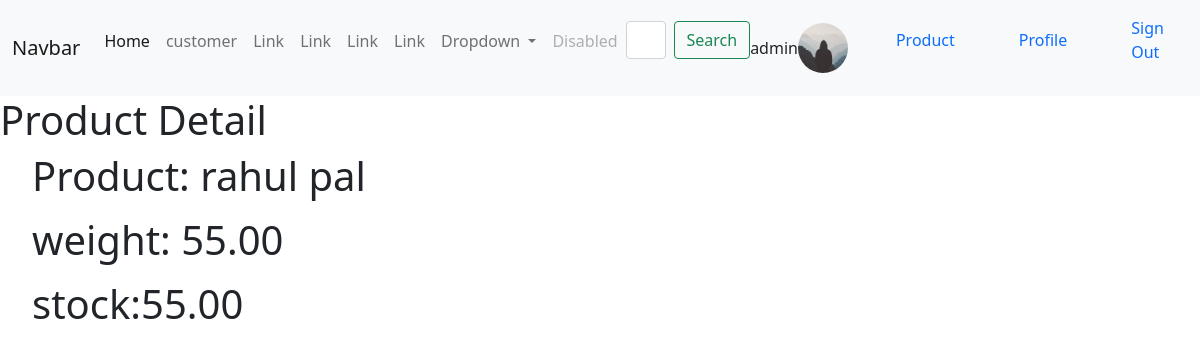
Page /p/1/ (signed in) on the committed database.
### users/models.py (models this page shows, shortened)
class Profile(models.Model):
    user = models.OneToOneField(User, on_delete=models.CASCADE)
    first_name = models.CharField(max_length=100, blank=True)
    last_name = models.CharField(max_length=100, blank=True)
    image = models.ImageField(default='default.jpg', upload_to='profile_pics')
    email = models.EmailField(max_length=150)
    signup_confirmation = models.BooleanField(default=False)

### products/models.py (models this page shows, shortened)
class Products(models.Model):
    user = models.ForeignKey(User,on_delete=models.CASCADE)
    name= models.CharField(max_length=50)
    weight= models.DecimalField(max_digits=5, decimal_places=2, blank=True, null=True)
    price=  models.DecimalField(max_digits=5, decimal_places=2, blank=True, null=True)
    stock=  models.DecimalField(max_digits=5, decimal_places=2, blank=True, null=True)
    create_at= models.DateField(auto_now=True)
    update_at= models.DateTimeField(auto_now_add=True)
    class  Meta:
        db_table = 'Products'
        managed = True
        ordering = ('-name',)
        verbose_name = 'Product'
        verbose_name_plural = 'Products'

### products/views.py (the view, shortened to what this page needs)
# urls.py: path('p/<int:pk>/', PostDetailView.as_view(), name='product-detail'),
class PostDetailView(DetailView):
    model = Products
    context_object_name='pd'
    template_name='products_detail.html'

### products/templates/products_detail.html (shortened to what this page needs)
{% extends "base.html" %}
{% load crispy_forms_tags %}
{% load account %}
{% load socialaccount %}
<h1>Product Detail</h1>
    <ul><h1>
        Product: {{pd.name}}</h1></ul>
    <ul><h1> weight: {{pd.weight}}</h1></ul>
   <ul><h1>stock:{{pd.stock}}</h1></ul>

### users/templates/navbar.html (shortened to what this page needs)
    <nav class="navbar navbar-expand-lg navbar-light bg-light">
      <div class="container-fluid">
        <a class="navbar-brand" href="{% url 'Product_list'%}">Navbar</a>
        <div class="collapse navbar-collapse" id="navbarSupportedContent">
          <ul class="navbar-nav me-auto mb-2 mb-lg-0">
            <li class="nav-item">
              <a class="nav-link active" aria-current="page" href="{% url 'homepage'%}">Home</a>
            </li>
            <li class="nav-item">
              <a class="nav-link" href="{% url 'customer'%}">customer</a>
            </li><li class="nav-item">
              <a class="nav-link" href="{% url 'Product_list'%}">Link</a>
            </li><li class="nav-item">
              <a class="nav-link" href="{% url 'Product_list'%}">Link</a>
            </li><li class="nav-item">
              <a class="nav-link" href="{% url 'Product_list'%}">Link</a>
            </li><li class="nav-item">
              <a class="nav-link" href="{% url 'Product_list'%}">Link</a>
            </li>
            <li class="nav-item dropdown">
              <a class="nav-link dropdown-toggle" href="#" id="navbarDropdown" role="button" data-bs-toggle="dropdown"
                aria-expanded="false">
                Dropdown
              </a>
            </li>
            <li class="nav-item">
              <a class="nav-link disabled" href="#" tabindex="-1" aria-disabled="true">Disabled</a>
            </li>
            <form class="d-flex">
              <input class="form-control me-2" type="search" placeholder="Search" aria-label="Search">
              <button class="btn btn-outline-success" type="submit">Search</button>
            </form>
          </ul>
          {% if user.is_authenticated %}
          {{ user.username }}
          <a href="{{ user.username }}"><img class="rounded-circle account-img" src="{{ user.profile.image.url }}"
              height="50" width="50px">
          </a>
            <ul class="nav-item">
              <a class="nav-link" href="{% url 'ProductCreateView'%}">Product</a>
            </ul>
            <ul class="nav-item"><a class="nav-link" href="{% url 'profile'%}">Profile</a></ul>
            <ul class="nav-item"><a class="nav-link" href="{% url 'account_logout' %}">Sign Out</a></ul>
            {% else %}
              <ul class="nav-item"><a class="nav-link" href="{% url 'account_login' %}">Sign In</a></ul>
              <ul class="nav-item"><a class="nav-link" href="{% url 'account_signup' %}">Sign Up</a></ul>
            {% endif %}
        </div>
      </div>
    </nav>

### rows in the picture
Products: name "rahul pal", weight "55.00", stock "55.00"

### other values in the picture
{{ user.username }} "admin"
